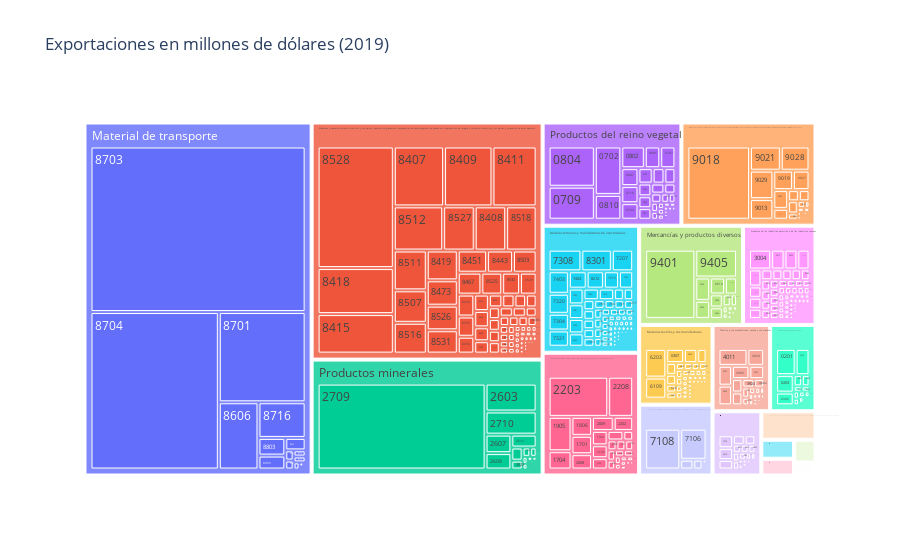

The cell this chart's notebook holds for it:
### Markdown cell above
## ¿Qué productos se exportaron más el año 2020?

### Code cell
c = Data('world_trade',reporting_country='484',year=[2019],imp_exp=2)
df = c.read_data()
c.grafica_treemap_paises_productos(df[0],periodo=c.year,imp_exp=c.imp_exp)

### Figure 1 — Plotly figure (JSON) as saved in the notebook; plotly's stock layout.template omitted (floating-point values rounded to 4 significant figures; data arrays with more than 128 entries replaced by an {"elided": "..."} marker saying what was removed)
{"data": [{"branchvalues": "total", "domain": {"x": [0, 1], "y": [0, 1]}, "hovertemplate": "labels=%{label}<br>tradevalue=%{value}<br>parent=%{parent}<br>id=%{id}<extra></extra>", "ids": {"elided": "1004 str values"}, "labels": {"elided": "1004 str values"}, "name": "", "parents": {"elided": "1004 str values"}, "type": "treemap", "values": {"elided": "1004 float values"}}], "layout": {"legend": {"tracegroupgap": 0}, "title": {"text": "Exportaciones en millones de dólares (2019)"}}}
